Frame 1 (no input): blank canvas, image omitted
Frame 60 (no input): blank canvas, image omitted
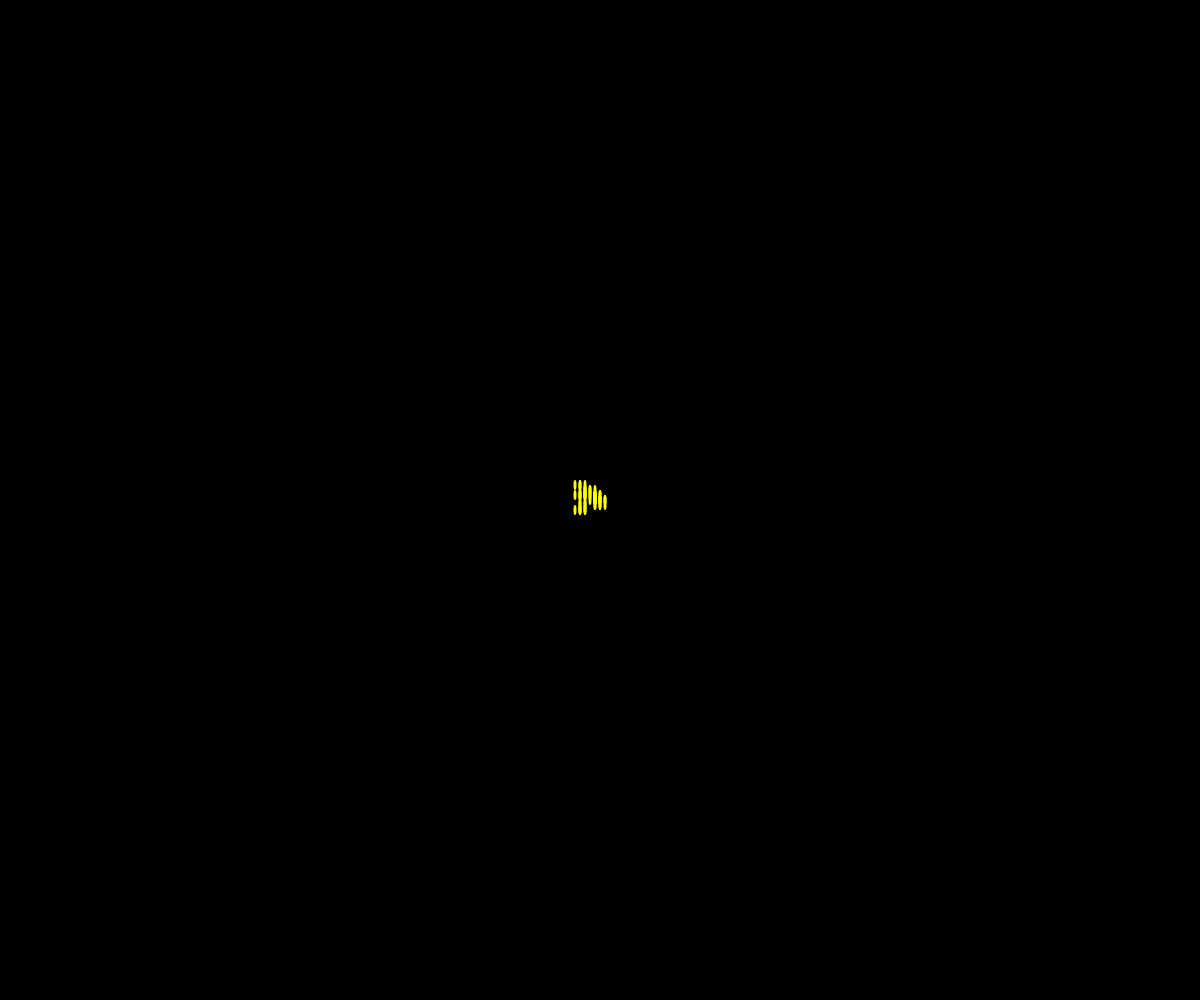
Frame 120 (the mouse pressed at the canvas centre since frame 60)

The p5.js sketch whose frames 1 and 60 were blank and that drew this single picture after the mouse press (run headless with seeded random() and noise() and a simulated clock; from frame 60 on, the mouse is pressed at the canvas centre):

// p5.js sketch
// ── sketch.js
// oop walker

let theWalkers = [];
let colorOpt = ["red", "green", "blue", "yellow", "white"];

function setup() {
  createCanvas(windowWidth, windowHeight);
  background("black");
}

function draw() {
  for (let i=0; i<theWalkers.length; i++) {
    theWalkers[i].move();
    theWalkers[i].display();
  } 
}

function mousePressed() {
  let someWalker = new Walker(mouseX, mouseY, random(colorOpt));
  theWalkers.push(someWalker);
}

class Walker {
  constructor(x, y, theColor) {
    this.x = x;
    this.y = y;
    this.color = theColor;
    this.speed = 5;
  }

  display() {
    noStroke();
    fill(this.color);
    ellipse(this.x, this.y, 3, 10);
  }

  move() {
    let choice = random(100);
    if (choice < 25) {
      this.x += this.speed;
    }
    else if (choice < 50) {
      this.x -= this.speed;
    }
    else if (choice < 75) {
      this.y += this.speed;
    }
    else {
      this.y -= this.speed;
    }
  }
}
